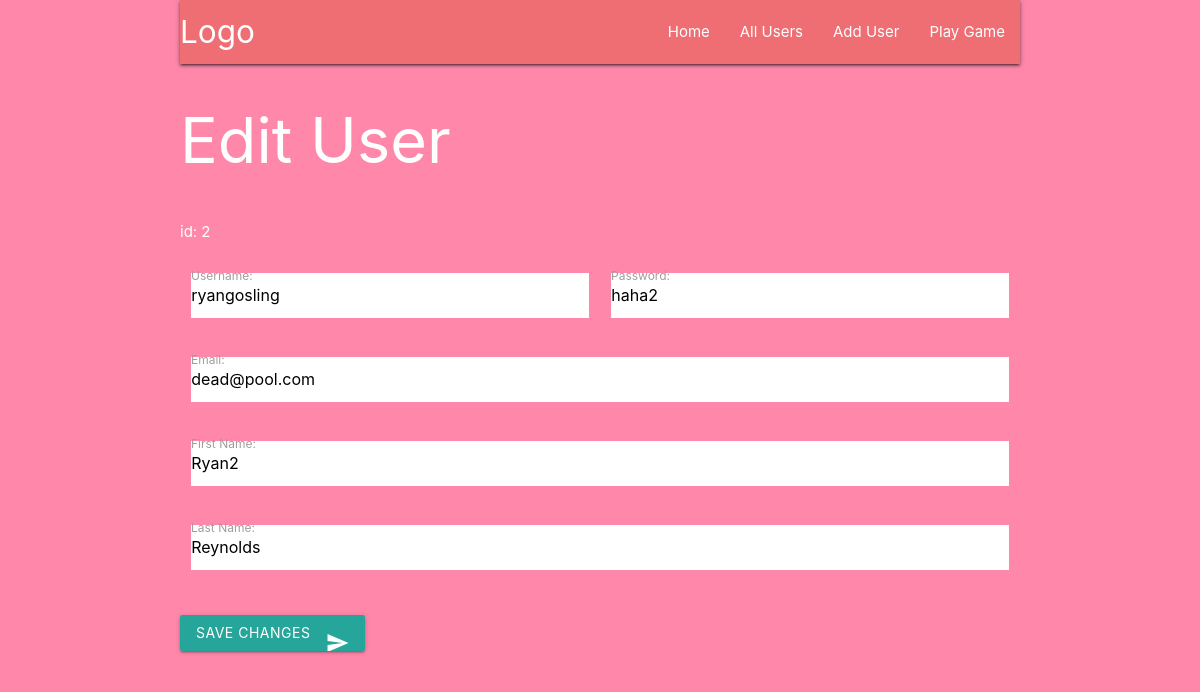
The app's page /edit?id=2 with its own data.
### tables this page shows
CREATE TABLE `users` (
        id INTEGER PRIMARY KEY AUTOINCREMENT, 
        `username` varchar(40) NOT NULL,
        `password` varchar(30) NOT NULL,
        `email_address` varchar(20) NOT NULL,
        `first_name` varchar(20),      
        `last_name` varchar(20)
);

### main.py (the view)
@web_site.route("/edit")
def edit():
  id = request.args.get('id')
  con = sqlite3.connect('users.db')
  con.row_factory = sqlite3.Row
  cursor = con.cursor()
  sql = ' SELECT * FROM users WHERE id = "'+id+'"'
  cursor.execute(sql)
  con.commit()
  rows = cursor.fetchall()
  return render_template('edit.html', user=rows)

### templates/edit.html (shortened to what this page needs)
{% extends 'base.html' %} {% block header %}
<h1>{% block title %}Edit User{% endblock %}</h1>
{% endblock %} {% block content %}
<form action="/edituser" method="post">
	{% for u in user %} id: {{u['id']}}
	<div class="row">
      <div class="input-field col s6">
        <label for="username" class="active">Username:</label>
        <input name="username" id="username"  type="text" value="{{u['username']}}">
      </div>
      <div class="input-field col s6">
        <label for="password"  class="active">Password:</label>
        <input name="password" id="password"  type="text" value="{{u['password']}}">
      </div>
    </div>
    <div class="row"><div class="input-field col s12">
   <label for="email"  class="active">Email:</label><input name="email" id="email" type="text" value="{{u['email_address']}}">
    </div></div>
    <div class="row"><div class="input-field col s12">
    <label for="firstname"  class="active">First Name:</label><input name="firstname"  id="firstname" type="text" value="{{u['first_name']}}">
    </div></div>
    <div class="row"><div class="input-field col s12">
   <label for="lastname"  class="active">Last Name:</label><input name="lastname" id="lastname"  type="text" value="{{u['last_name']}}">
    </div></div>
    <div class="row">
      <button class="btn waves-effect waves-light" type="submit" name="action">Save Changes
      <i class="material-icons right small">send</i>
     </button>
    </div>
    {% endfor %}
    </form>
{% endblock %}

### static/style.css (style rules this page uses)
body { background-color:#ff88aa; }
form input { background-color:white !important; }

### records on screen
users: id "2", username "ryangosling", password "haha2", email "dead@pool.com", firstname "Ryan2", lastname "Reynolds"
